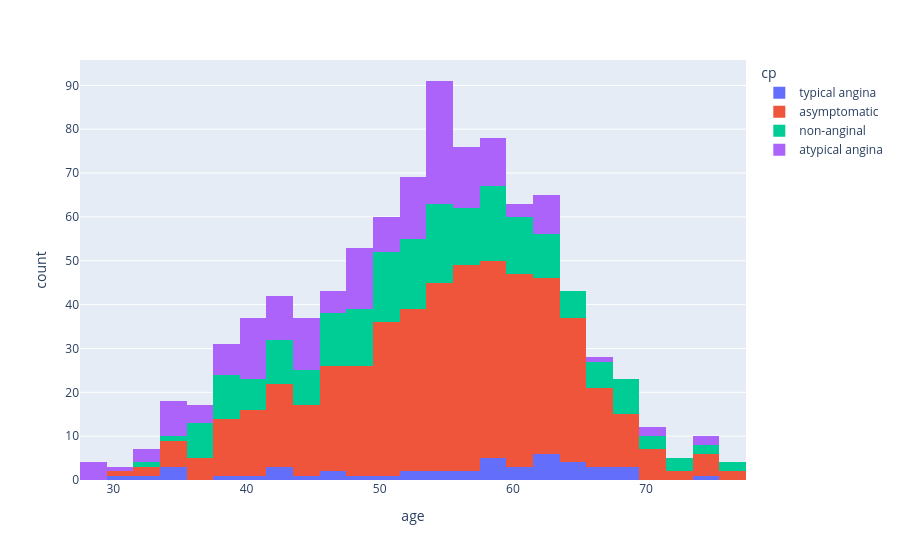

Here is the notebook cell this chart was saved with:
### Code cell
fig=px.histogram(data_frame=heart, x='age', color='cp')
fig.show()

### Figure 1 — Plotly figure (JSON) as saved in the notebook; plotly's stock layout.template omitted (floating-point values rounded to 4 significant figures; data arrays with more than 128 entries replaced by an {"elided": "..."} marker saying what was removed)
{"data": [{"bingroup": "x", "hovertemplate": "cp=typical angina<br>age=%{x}<br>count=%{y}<extra></extra>", "legendgroup": "typical angina", "marker": {"color": "#636efa", "pattern": {"shape": ""}}, "name": "typical angina", "orientation": "v", "showlegend": true, "type": "histogram", "x": [63, 64, 58, 66, 69, 40, 51, 34, 52, 65, 59, 52, 42, 59, 69, 59, 38, 56, 61, 60, 59, 64, 45, 30, 35, 43, 47, 54, 57, 62, 34, 43, 46, 55, 32, 62, 62, 67, 67, 65, 49, 62, 61, 68, 74, 62], "xaxis": "x", "yaxis": "y"}, {"bingroup": "x", "hovertemplate": "cp=asymptomatic<br>age=%{x}<br>count=%{y}<extra></extra>", "legendgroup": "asymptomatic", "marker": {"color": "#EF553B", "pattern": {"shape": ""}}, "name": "asymptomatic", "orientation": "v", "showlegend": true, "type": "histogram", "x": {"elided": "496 int values"}, "xaxis": "x", "yaxis": "y"}, {"bingroup": "x", "hovertemplate": "cp=non-anginal<br>age=%{x}<br>count=%{y}<extra></extra>", "legendgroup": "non-anginal", "marker": {"color": "#00cc96", "pattern": {"shape": ""}}, "name": "non-anginal", "orientation": "v", "showlegend": true, "type": "histogram", "x": {"elided": "203 int values"}, "xaxis": "x", "yaxis": "y"}, {"bingroup": "x", "hovertemplate": "cp=atypical angina<br>age=%{x}<br>count=%{y}<extra></extra>", "legendgroup": "atypical angina", "marker": {"color": "#ab63fa", "pattern": {"shape": ""}}, "name": "atypical angina", "orientation": "v", "showlegend": true, "type": "histogram", "x": {"elided": "174 int values"}, "xaxis": "x", "yaxis": "y"}], "layout": {"barmode": "relative", "legend": {"title": {"text": "cp"}, "tracegroupgap": 0}, "margin": {"t": 60}, "xaxis": {"anchor": "y", "domain": [0, 1], "title": {"text": "age"}}, "yaxis": {"anchor": "x", "domain": [0, 1], "title": {"text": "count"}}}}
